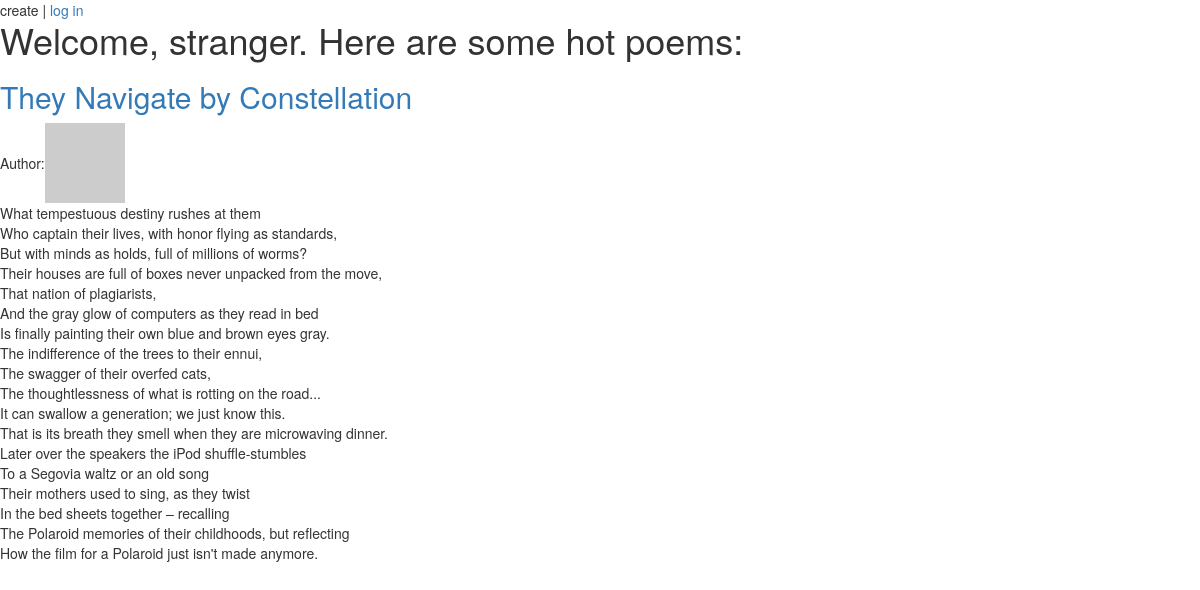
/index, run on the app's committed database.
### app/models.py (models this page shows, shortened)
class Poem(db.Model):
    id = db.Column(db.Integer, primary_key=True)
    name = db.Column(db.String(120), index=True)
    body = db.Column(db.String(1400))
    timestamp = db.Column(db.DateTime)
    user_id = db.Column(db.Integer, db.ForeignKey('users.id'))
    @property
    def body_lines(self):
        return self.body.split("\n")

### app/views.py (the view)
@app.route('/')
@app.route('/index')
def index():
    poems = Poem.query.order_by(Poem.timestamp).all()
    return render_template('index.html', page_title='Home', poems=poems, verbose=True)

### app/models.py (called while the page is built)
    def avatar(self, size=64):
        return 'https://www.gravatar.com/avatar/%s?d=mm&s=%d' % (md5(self.email.encode('utf-8')).hexdigest(), size)

### app/views.py (called while the page is built)
@app.before_request
def before_request():
    g.user = current_user
    if g.user.is_authenticated:
        g.user.last_seen = datetime.utcnow()
        db.session.add(g.user)
        db.session.commit()

### app/templates/index.html
{% extends "base.html" %}
{% block content %}
    <div class="header">
        <h1>Welcome,
        {% if g.user and g.user.is_authenticated %}
            {{ g.user.nickname }}.
        {% else %}
            stranger.
        {% endif %}Here are some hot poems:</h1>
    </div>
    <div class="contents">
    {% for poem in poems %}
        {% include "poem.html" %}
    {% endfor %}
    </div>
{% endblock %}

### app/templates/poem.html (shortened to what this page needs)
<div class="poem">
    {% if poem_main %}
        <h1>{{ poem.name }}</h1>
    {% else %}
        <a href="{{ url_for('poem', poem_id=poem.id) }}"><h2>{{ poem.name }}</h2></a>
    {% endif %}
    {% if verbose %}
        <table><tr><td>Author:</td><td><a href="{{ url_for('user', nickname=poem.author.nickname) }}">
            {% if poem.author.avatar %}
                <img src="{{ poem.author.avatar(64) }}">
            {% else %}
                {{ poem.author.nickname }}
            {% endif %}
        </a></td></tr></table>
    {% endif %}
    <p>{% for line in poem.body_lines %}
        {{ line }} <br>
    {% endfor %}</p>
</div>

### data on the page
Poem: name "They Navigate by Constellation", body_lines "What tempestuous destiny rushes at them" "Who captain their lives, with honor flying as standards," "But with minds as holds, full of millions of worms?" "Their houses are full of boxes never unpacked from the move," "That nation of plagiarists," "And the gray glow of computers as they read in bed" "Is finally painting their own blue and brown eyes gray." "The indifference of the trees to their ennui," "The swagger of their overfed cats," "The thoughtlessness of what is rotting on the road..." "It can swallow a generation; we just know this." "That is its breath they smell when they are microwaving dinner." "Later over the speakers the iPod shuffle-stumbles" "To a Segovia waltz or an old song" "Their mothers used to sing, as they twist" "In the bed sheets together – recalling" "The Polaroid memories of their childhoods, but reflecting" "How the film for a Polaroid just isn't made anymore."
